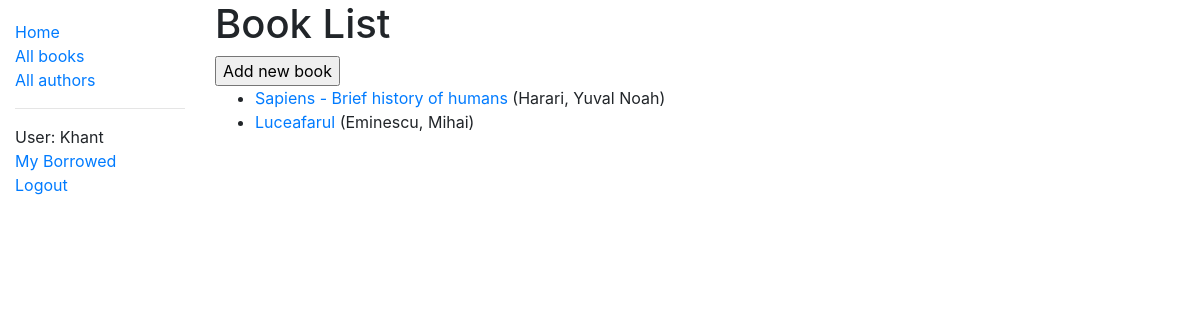
Screenshot of /catalog/books/ (signed in) with the database file from the repository.
### catalog/models.py (models this page shows, shortened)
class Book(models.Model):
    title = models.CharField(max_length=200)
    author = models.ForeignKey('Author', on_delete=models.SET_NULL, null=True)
    language = models.ForeignKey('Language', on_delete=models.SET_NULL, null=True)
    summary = models.TextField(max_length=1000, help_text='Enter a brief description of the book')
    isbn = models.CharField('ISBN', max_length=13, help_text='13 Character <a href="https://www.isbn-international.org/content/what-isbn">ISBN number</a>')
    genre = models.ManyToManyField(Genre, help_text='Select a genre for this book')
    def get_absolute_url(self):
        return reverse('book-detail', args=[str(self.id)])
    def display_genre(self):
        """Create a string for the Genre. This is required to display genre in Admin."""
        return ', '.join(genre.name for genre in self.genre.all()[:3])
    display_genre.short_description = 'Genre'

class Author(models.Model):
    first_name = models.CharField(max_length=100)
    last_name = models.CharField(max_length=100)
    date_of_birth = models.DateField(null=True, blank=True)
    date_of_death = models.DateField('Died', null=True, blank=True)
    class Meta:
        ordering = ['last_name']
    def __str__(self):
        return f'{self.last_name}, {self.first_name}'
    class Meta:
        ordering = ['last_name']

### catalog/views.py (the view)
# urls.py: path('books/', views.BookListView.as_view(), name='books'),
class BookListView(LoginRequiredMixin, generic.ListView):
    model = Book
    context_object_name = 'book_list'   # your own name for the list as a template variable
    queryset = Book.objects.all() # Get 5 books containing the title war
    paginate_by = 10

### catalog/templates/catalog/book_list.html
{% extends "base_generic.html" %}
{% block content %}
<h1>Book List</h1>
<form action="/catalog/book/create" method="get">
    <input type="submit" value="Add new book">
</form>
{% if book_list %}
<ul>
    {% for book in book_list %}
    <li>
        <a href="{{ book.get_absolute_url }}">{{ book.title }}</a> ({{book.author}})
    </li>
    {% endfor %}
</ul>
{% else %}
<p>There are no books in the library.</p>
{% endif %}
{% endblock %}

### catalog/templates/base_generic.html (shortened to what this page needs)
<!DOCTYPE html>
<html lang="en">
<head>
    <link rel="stylesheet" href="https://stackpath.bootstrapcdn.com/bootstrap/4.1.3/css/bootstrap.min.css"
>
    {% load static %}
    <link rel="stylesheet" href="{% static 'css/styles.css' %}">
</head>
<body>
    <div class="container-fluid">
        <div class="row">
            <div class="col-sm-2">
                {% block sidebar %}
                <ul class="sidebar-nav">
                    <li><a href="{% url 'index' %}">Home</a></li>
                    <li><a href="{% url 'books' %}">All books</a></li>
                    <li><a href="{% url 'authors' %}">All authors</a></li>
                    <hr>
                    {% if user.is_authenticated %}
                        <li>User: {{ user.get_username }}</li>
                        <li><a href="{% url 'my-borrowed' %}">My Borrowed</a></li>
                        <li><a href="{% url 'logout'%}?next={{request.path}}">Logout</a></li>
                    {% else %}
                        <li><a href="{% url 'login'%}?next={{request.path}}">Login</a></li>
                    {% endif %}
                </ul>
                {% endblock %}
            </div>
            <div class="col-sm-10 ">
                {% block content %}{% endblock %}
            </div>
        </div>
    </div>
</body>
</html>

### catalog/static/css/styles.css (style rules this page uses)
.sidebar-nav { margin-top: 20px; padding: 0; list-style: none; }

### rows the page displays
Book: title "Sapiens - Brief history of humans", author "Harari, Yuval Noah"
Book: title "Luceafarul", author "Eminescu, Mihai"

### other values shown
{{ user.get_username }} "Khant"
